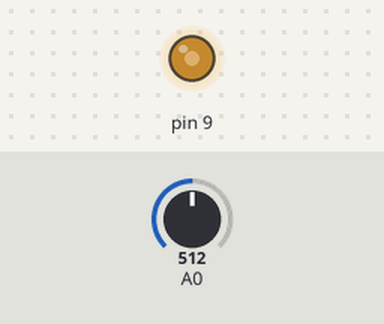
The sketch below on a simulated Arduino Uno, built with avr-gcc and run on an emulated ATmega328P. Parts: output pins drawn as LEDs (lit = HIGH). The test bench sets the inputs (shaded band); at power-on: A0 = 512.

Above: at 1.2 s.
1.3 s: A0 set to 716
At 2.3 s:
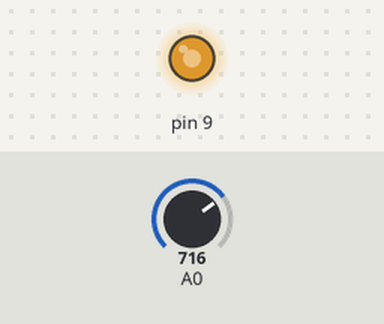
2.8 s: A0 set to 900
At 3.5 s:
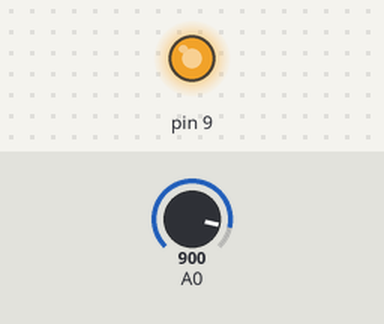
4.3 s: A0 set to 122
At 4.6 s:
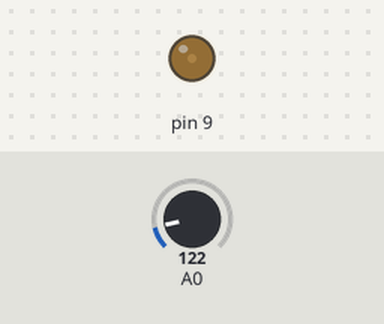
5.8 s: A0 set to 0
At 7.0 s:
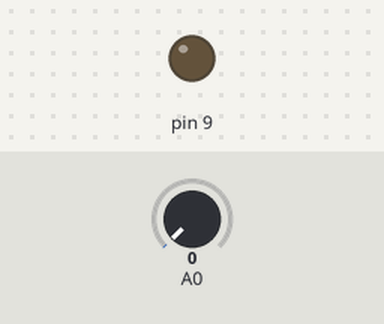
7.3 s: A0 set to 511
At 8.1 s:
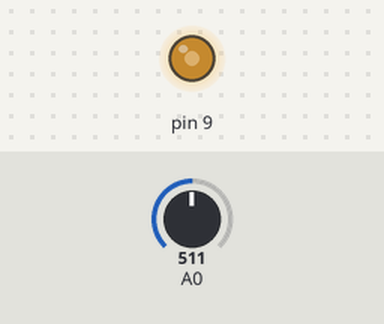
Timing chart, 0 to 9.8 s (numbered marks = the images above; inputs shaded):
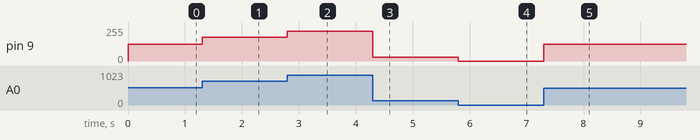

Measured:
- after the input at 1.3 s, pin 9: 127/255 → 178/255 at once
- after the input at 2.8 s, pin 9: 178/255 → 224/255 at once
- after the input at 4.3 s, pin 9: 224/255 → 30/255 at once
- after the input at 5.8 s, pin 9: 30/255 → 0/255 at once
- after the input at 7.3 s, pin 9: 0/255 → 127/255 at once

The sketch:

potenciometro_5.ino
```cpp
void setup() {
pinMode(9, OUTPUT);
}

void loop() {
int potvalue = analogRead(A0);
int ledvalue = map(potvalue,0, 1023, 0, 255);
analogWrite(9, ledvalue);
}
```
